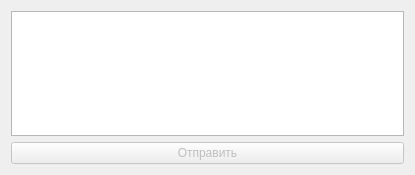
<?xml version="1.0" encoding="UTF-8"?>
<ui version="4.0">
 <class>send_widget</class>
 <widget class="QWidget" name="send_widget">
  <property name="geometry">
   <rect>
    <x>0</x>
    <y>0</y>
    <width>415</width>
    <height>175</height>
   </rect>
  </property>
  <property name="windowTitle">
   <string>Отправка смс</string>
  </property>
  <property name="windowIcon">
   <iconset resource="../resources/resources.qrc">
    <normaloff>:/icons/icons/sms.ico</normaloff>:/icons/icons/sms.ico</iconset>
  </property>
  <layout class="QVBoxLayout" name="verticalLayout">
   <item>
    <widget class="QPlainTextEdit" name="msg"/>
   </item>
   <item>
    <widget class="QPushButton" name="send">
     <property name="enabled">
      <bool>false</bool>
     </property>
     <property name="text">
      <string>Отправить</string>
     </property>
    </widget>
   </item>
  </layout>
 </widget>
 <resources>
  <include location="../resources/resources.qrc"/>
 </resources>
 <connections>
  <connection>
   <sender>send</sender>
   <signal>clicked()</signal>
   <receiver>send_widget</receiver>
   <slot>on_send()</slot>
   <hints>
    <hint type="sourcelabel">
     <x>231</x>
     <y>157</y>
    </hint>
    <hint type="destinationlabel">
     <x>429</x>
     <y>116</y>
    </hint>
   </hints>
  </connection>
  <connection>
   <sender>msg</sender>
   <signal>textChanged()</signal>
   <receiver>send_widget</receiver>
   <slot>on_msg_changed()</slot>
   <hints>
    <hint type="sourcelabel">
     <x>309</x>
     <y>79</y>
    </hint>
    <hint type="destinationlabel">
     <x>430</x>
     <y>68</y>
    </hint>
   </hints>
  </connection>
 </connections>
 <slots>
  <slot>on_send()</slot>
  <slot>on_msg_changed()</slot>
 </slots>
</ui>
